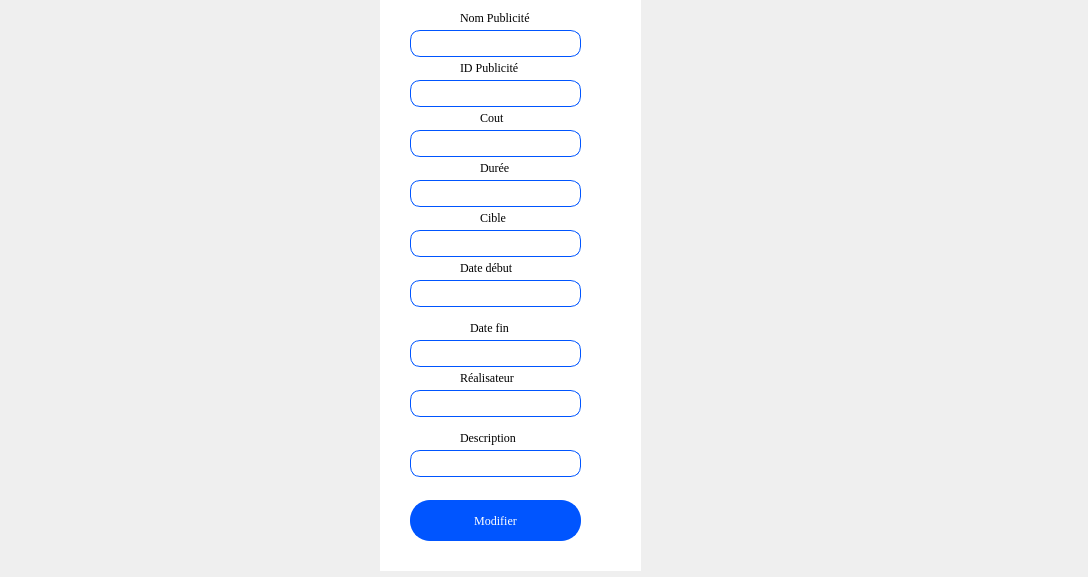
<?xml version="1.0" encoding="UTF-8"?>
<ui version="4.0">
 <class>EditDialog</class>
 <widget class="QDialog" name="EditDialog">
  <property name="geometry">
   <rect>
    <x>0</x>
    <y>0</y>
    <width>1088</width>
    <height>577</height>
   </rect>
  </property>
  <property name="windowTitle">
   <string>Dialog</string>
  </property>
  <widget class="QWidget" name="widget_4" native="true">
   <property name="geometry">
    <rect>
     <x>380</x>
     <y>0</y>
     <width>261</width>
     <height>571</height>
    </rect>
   </property>
   <property name="styleSheet">
    <string notr="true">
background-color: rgb(255, 255, 255);</string>
   </property>
   <widget class="QLabel" name="label_23">
    <property name="geometry">
     <rect>
      <x>80</x>
      <y>10</y>
      <width>81</width>
      <height>16</height>
     </rect>
    </property>
    <property name="font">
     <font>
      <family>Times New Roman</family>
     </font>
    </property>
    <property name="text">
     <string>Nom Publicité</string>
    </property>
   </widget>
   <widget class="QLineEdit" name="lineEdit_nom">
    <property name="geometry">
     <rect>
      <x>30</x>
      <y>30</y>
      <width>171</width>
      <height>27</height>
     </rect>
    </property>
    <property name="styleSheet">
     <string notr="true">border-radius: 10px;
background-color: rgb(255, 255, 255);
border-color: rgb(16, 125, 105);

border: 1px solid #0055ff;
    width: 200px;
</string>
    </property>
   </widget>
   <widget class="QLabel" name="label_12">
    <property name="geometry">
     <rect>
      <x>80</x>
      <y>60</y>
      <width>81</width>
      <height>16</height>
     </rect>
    </property>
    <property name="font">
     <font>
      <family>Times New Roman</family>
     </font>
    </property>
    <property name="text">
     <string>ID Publicité</string>
    </property>
   </widget>
   <widget class="QLineEdit" name="lineEdit_ID">
    <property name="geometry">
     <rect>
      <x>30</x>
      <y>80</y>
      <width>171</width>
      <height>27</height>
     </rect>
    </property>
    <property name="styleSheet">
     <string notr="true">border-radius: 10px;
background-color: rgb(255, 255, 255);
border-color: rgb(16, 125, 105);

border: 1px solid #0055ff;
    width: 200px;
</string>
    </property>
   </widget>
   <widget class="QLabel" name="label_20">
    <property name="geometry">
     <rect>
      <x>100</x>
      <y>110</y>
      <width>111</width>
      <height>16</height>
     </rect>
    </property>
    <property name="font">
     <font>
      <family>Times New Roman</family>
     </font>
    </property>
    <property name="text">
     <string>Cout</string>
    </property>
   </widget>
   <widget class="QLineEdit" name="lineEdit_cout">
    <property name="geometry">
     <rect>
      <x>30</x>
      <y>130</y>
      <width>171</width>
      <height>27</height>
     </rect>
    </property>
    <property name="styleSheet">
     <string notr="true">border-radius: 10px;
background-color: rgb(255, 255, 255);
border-color: rgb(16, 125, 105);

border: 1px solid #0055ff;
    width: 200px;
</string>
    </property>
   </widget>
   <widget class="QLabel" name="label_28">
    <property name="geometry">
     <rect>
      <x>100</x>
      <y>160</y>
      <width>81</width>
      <height>16</height>
     </rect>
    </property>
    <property name="font">
     <font>
      <family>Times New Roman</family>
     </font>
    </property>
    <property name="text">
     <string>Durée</string>
    </property>
   </widget>
   <widget class="QLineEdit" name="lineEdit_duree">
    <property name="geometry">
     <rect>
      <x>30</x>
      <y>180</y>
      <width>171</width>
      <height>27</height>
     </rect>
    </property>
    <property name="styleSheet">
     <string notr="true">border-radius: 10px;
background-color: rgb(255, 255, 255);
border-color: rgb(16, 125, 105);

border: 1px solid #0055ff;
    width: 200px;
</string>
    </property>
   </widget>
   <widget class="QLabel" name="label_29">
    <property name="geometry">
     <rect>
      <x>100</x>
      <y>210</y>
      <width>101</width>
      <height>16</height>
     </rect>
    </property>
    <property name="font">
     <font>
      <family>Times New Roman</family>
     </font>
    </property>
    <property name="text">
     <string>Cible</string>
    </property>
   </widget>
   <widget class="QLineEdit" name="lineEdit_cible">
    <property name="geometry">
     <rect>
      <x>30</x>
      <y>230</y>
      <width>171</width>
      <height>27</height>
     </rect>
    </property>
    <property name="styleSheet">
     <string notr="true">border-radius: 10px;
background-color: rgb(255, 255, 255);
border-color: rgb(16, 125, 105);

border: 1px solid #0055ff;
    width: 200px;
</string>
    </property>
   </widget>
   <widget class="QLabel" name="label_13">
    <property name="geometry">
     <rect>
      <x>80</x>
      <y>260</y>
      <width>111</width>
      <height>16</height>
     </rect>
    </property>
    <property name="font">
     <font>
      <family>Times New Roman</family>
     </font>
    </property>
    <property name="text">
     <string>Date début</string>
    </property>
   </widget>
   <widget class="QLabel" name="label_14">
    <property name="geometry">
     <rect>
      <x>90</x>
      <y>320</y>
      <width>111</width>
      <height>16</height>
     </rect>
    </property>
    <property name="font">
     <font>
      <family>Times New Roman</family>
     </font>
    </property>
    <property name="text">
     <string>Date fin</string>
    </property>
   </widget>
   <widget class="QLabel" name="label_21">
    <property name="geometry">
     <rect>
      <x>80</x>
      <y>370</y>
      <width>81</width>
      <height>16</height>
     </rect>
    </property>
    <property name="font">
     <font>
      <family>Times New Roman</family>
     </font>
    </property>
    <property name="text">
     <string>Réalisateur</string>
    </property>
   </widget>
   <widget class="QLineEdit" name="lineEdit_realisateur">
    <property name="geometry">
     <rect>
      <x>30</x>
      <y>390</y>
      <width>171</width>
      <height>27</height>
     </rect>
    </property>
    <property name="styleSheet">
     <string notr="true">border-radius: 10px;
background-color: rgb(255, 255, 255);
border-color: rgb(16, 125, 105);

border: 1px solid #0055ff;
    width: 200px;
</string>
    </property>
   </widget>
   <widget class="QLabel" name="label_15">
    <property name="geometry">
     <rect>
      <x>80</x>
      <y>430</y>
      <width>111</width>
      <height>16</height>
     </rect>
    </property>
    <property name="font">
     <font>
      <family>Times New Roman</family>
     </font>
    </property>
    <property name="text">
     <string>Description</string>
    </property>
   </widget>
   <widget class="QPushButton" name="sup">
    <property name="geometry">
     <rect>
      <x>30</x>
      <y>500</y>
      <width>171</width>
      <height>41</height>
     </rect>
    </property>
    <property name="font">
     <font>
      <family>Times New Roman</family>
      <pointsize>9</pointsize>
      <weight>9</weight>
      <italic>false</italic>
      <bold>false</bold>
     </font>
    </property>
    <property name="styleSheet">
     <string notr="true">border-radius: 20px;
font: 75 9pt &quot;Times New Roman&quot;;
background-color: rgb(0, 85, 255);
color: rgb(255, 255, 255);
border: 2px solid #0055ff;
</string>
    </property>
    <property name="text">
     <string>Modifier</string>
    </property>
   </widget>
   <widget class="QLineEdit" name="lineEditD">
    <property name="geometry">
     <rect>
      <x>30</x>
      <y>280</y>
      <width>171</width>
      <height>27</height>
     </rect>
    </property>
    <property name="styleSheet">
     <string notr="true">border-radius: 10px;
background-color: rgb(255, 255, 255);
border-color: rgb(16, 125, 105);

border: 1px solid #0055ff;
    width: 200px;
</string>
    </property>
   </widget>
   <widget class="QLineEdit" name="lineEditF">
    <property name="geometry">
     <rect>
      <x>30</x>
      <y>340</y>
      <width>171</width>
      <height>27</height>
     </rect>
    </property>
    <property name="styleSheet">
     <string notr="true">border-radius: 10px;
background-color: rgb(255, 255, 255);
border-color: rgb(16, 125, 105);

border: 1px solid #0055ff;
    width: 200px;
</string>
    </property>
    <property name="text">
     <string/>
    </property>
   </widget>
   <widget class="QLineEdit" name="lineEdit_description">
    <property name="geometry">
     <rect>
      <x>30</x>
      <y>450</y>
      <width>171</width>
      <height>27</height>
     </rect>
    </property>
    <property name="styleSheet">
     <string notr="true">border-radius: 10px;
background-color: rgb(255, 255, 255);
border-color: rgb(16, 125, 105);

border: 1px solid #0055ff;
    width: 200px;
</string>
    </property>
   </widget>
  </widget>
 </widget>
 <resources/>
 <connections/>
</ui>
